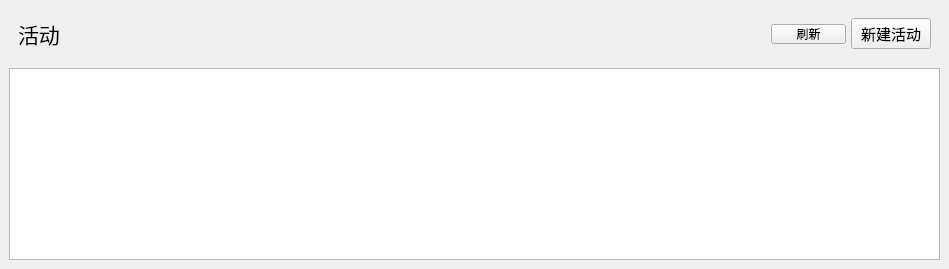
        <widget class="QWidget" name="MainPage">
         <layout class="QGridLayout" name="gridLayout_3">
          <property name="leftMargin">
           <number>9</number>
          </property>
          <property name="topMargin">
           <number>9</number>
          </property>
          <property name="rightMargin">
           <number>9</number>
          </property>
          <property name="bottomMargin">
           <number>9</number>
          </property>
          <property name="spacing">
           <number>9</number>
          </property>
          <item row="0" column="0">
           <widget class="QWidget" name="widgetMainPageNav" native="true">
            <layout class="QHBoxLayout" name="horizontalLayout_2">
             <property name="spacing">
              <number>0</number>
             </property>
             <property name="leftMargin">
              <number>9</number>
             </property>
             <property name="topMargin">
              <number>9</number>
             </property>
             <property name="rightMargin">
              <number>9</number>
             </property>
             <item>
              <widget class="QLabel" name="label_2">
               <property name="font">
                <font>
                 <family>楷体</family>
                 <pointsize>16</pointsize>
                </font>
               </property>
               <property name="text">
                <string>活动</string>
               </property>
              </widget>
             </item>
             <item>
              <spacer name="horizontalSpacer_4">
               <property name="orientation">
                <enum>Qt::Horizontal</enum>
               </property>
               <property name="sizeHint" stdset="0">
                <size>
                 <width>711</width>
                 <height>20</height>
                </size>
               </property>
              </spacer>
             </item>
             <item>
              <widget class="QToolButton" name="toolButton_update">
               <property name="minimumSize">
                <size>
                 <width>75</width>
                 <height>20</height>
                </size>
               </property>
               <property name="maximumSize">
                <size>
                 <width>75</width>
                 <height>20</height>
                </size>
               </property>
               <property name="cursor">
                <cursorShape>PointingHandCursor</cursorShape>
               </property>
               <property name="text">
                <string>刷新</string>
               </property>
              </widget>
             </item>
             <item>
              <spacer name="horizontalSpacer_34">
               <property name="orientation">
                <enum>Qt::Horizontal</enum>
               </property>
               <property name="sizeType">
                <enum>QSizePolicy::Fixed</enum>
               </property>
               <property name="sizeHint" stdset="0">
                <size>
                 <width>5</width>
                 <height>20</height>
                </size>
               </property>
              </spacer>
             </item>
             <item>
              <widget class="QPushButton" name="toolButton_create_activity">
               <property name="font">
                <font>
                 <family>楷体</family>
                 <pointsize>11</pointsize>
                </font>
               </property>
               <property name="cursor">
                <cursorShape>PointingHandCursor</cursorShape>
               </property>
               <property name="text">
                <string>新建活动</string>
               </property>
               <property name="icon">
                <iconset resource="imagelogin.qrc">
                 <normaloff>:/Main/C:/Users/ASUS/Pictures/Login/add_green_22px.png</normaloff>:/Main/C:/Users/ASUS/Pictures/Login/add_green_22px.png</iconset>
               </property>
              </widget>
             </item>
            </layout>
           </widget>
          </item>
          <item row="1" column="0">
           <widget class="QListWidget" name="listWidgetMainContent">
            <property name="spacing">
             <number>20</number>
            </property>
           </widget>
          </item>
         </layout>
        </widget>
